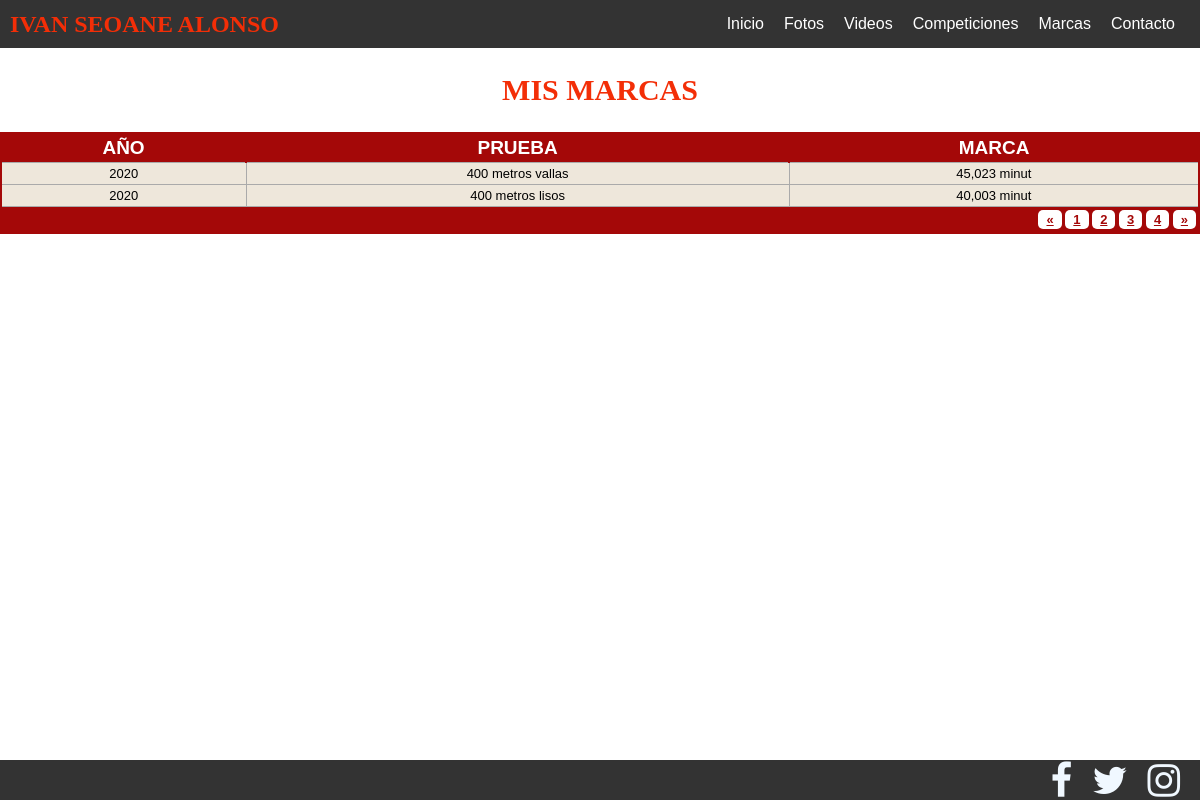
The page /marcas/Marcas/ on the database its author committed.
### marcas/models.py (models this page shows, shortened)
class Marcas(models.Model):
    prueba=models.CharField(max_length=50)
    marca=models.CharField(max_length=12)
    agno=models.CharField(max_length=4)
    created=models.DateTimeField(auto_now_add=True)
    updated=models.DateTimeField(auto_now_add=True)
    class Meta:
        verbose_name='marca'
        verbose_name_plural='marcas'

### marcas/views.py (the view)
# urls.py: path('Marcas/',views.listaMarcas.as_view(), name='Marcas'),
class listaMarcas(ListView):
    model=Marcas
    template_name="marcas/marcas.html"

### marcas/templates/marcas/marcas.html (shortened to what this page needs)
{% load static %}
<!DOCTYPE html>
<html>
<head>
    <link rel="stylesheet" href="{% static 'blogIvanapp/css/marcas.css' %}">
</head>
<body>
	{% include "blogIvanapp/plantilla.html" %}
	{% block content %}
	<h2 class="marca">MIS MARCAS</h2>
	<table class="redTable">
	<thead>
		<tr>
		<th>AÑO</th>
		<th>PRUEBA</th>
		<th>MARCA</th>
		</tr>
	</thead>
	{% if object_list %}
	{% for marca in object_list %}
		<tbody>
		<tr>
			<td>{{marca.agno}}</td>
			<td>{{marca.prueba}}</td>
			<td>{{marca.marca}}</td>
		</tr>
		</tbody>
	{% endfor %}
		<tfoot>
			<tr>
			<td colspan="3">
			<div class="links"><a href="#">&laquo;</a> <a class="active" href="#">1</a> <a href="#">2</a> <a href="#">3</a> <a href="#">4</a> <a href="#">&raquo;</a></div>
			</td>
			</tr>
		</tfoot>
	</table>
	{% endif %}
	{% endblock %}
</body>
</html>

### blogIvanapp/static/blogIvanapp/css/marcas.css (style rules this page uses)
table.redTable { border: 2px solid #A40808; background-color: #EEE7DB; width: 100%; text-align: center; border-collapse: collapse; }
table.redTable td, table.redTable th { border: 1px solid #AAAAAA; padding: 3px 2px; }
table.redTable tbody td { font-size: 13px; }
table.redTable thead { background: #A40808; }
table.redTable thead th { font-size: 19px; font-weight: bold; color: #FFFFFF; text-align: center; border-left: 2px solid #A40808; }
table.redTable thead th:first-child { border-left: none; }
table.redTable tfoot { font-size: 13px; font-weight: bold; color: #FFFFFF; background: #A40808; }
table.redTable tfoot td { font-size: 13px; }
table.redTable tfoot .links { text-align: right; }
table.redTable tfoot .links a { display: inline-block; background: #FFFFFF; color: #A40808; padding: 2px 8px; border-radius: 5px; }
.marca { font-family:'Times New Roman', Times, serif; font-size:30px; text-align: center; color:#f32e07; }

### blogIvanapp/static/blogIvanapp/css/estilos.css (style rules this page uses)
body { margin: 0; padding: 0; font-family: Arial, sans-serif; }
html { min-height: 100%; position: relative; }

### rows shown on the page
Marcas: agno "2020", prueba "400 metros vallas", marca "45,023 minut"
Marcas: agno "2020", prueba "400 metros lisos", marca "40,003 minut"
